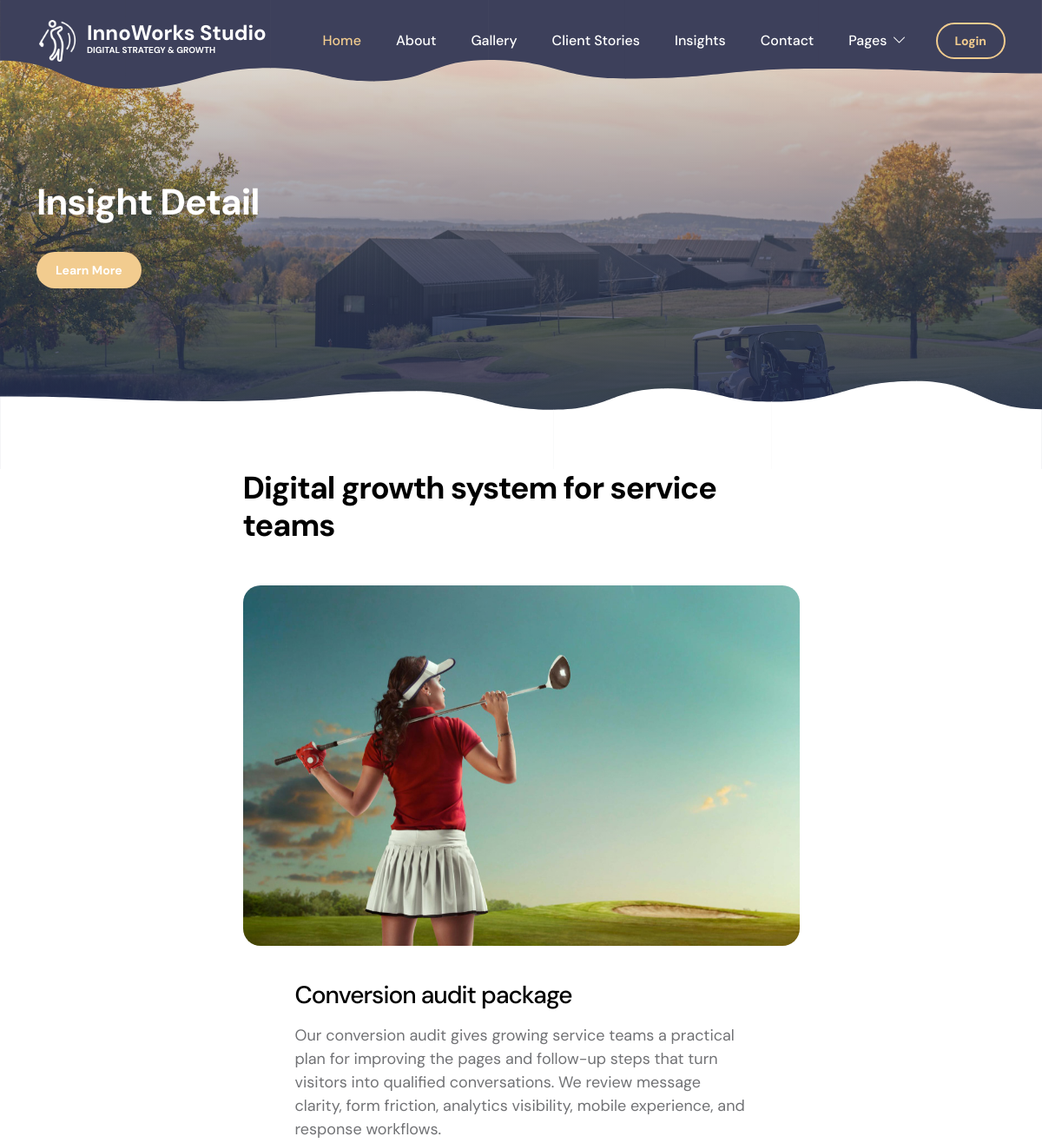
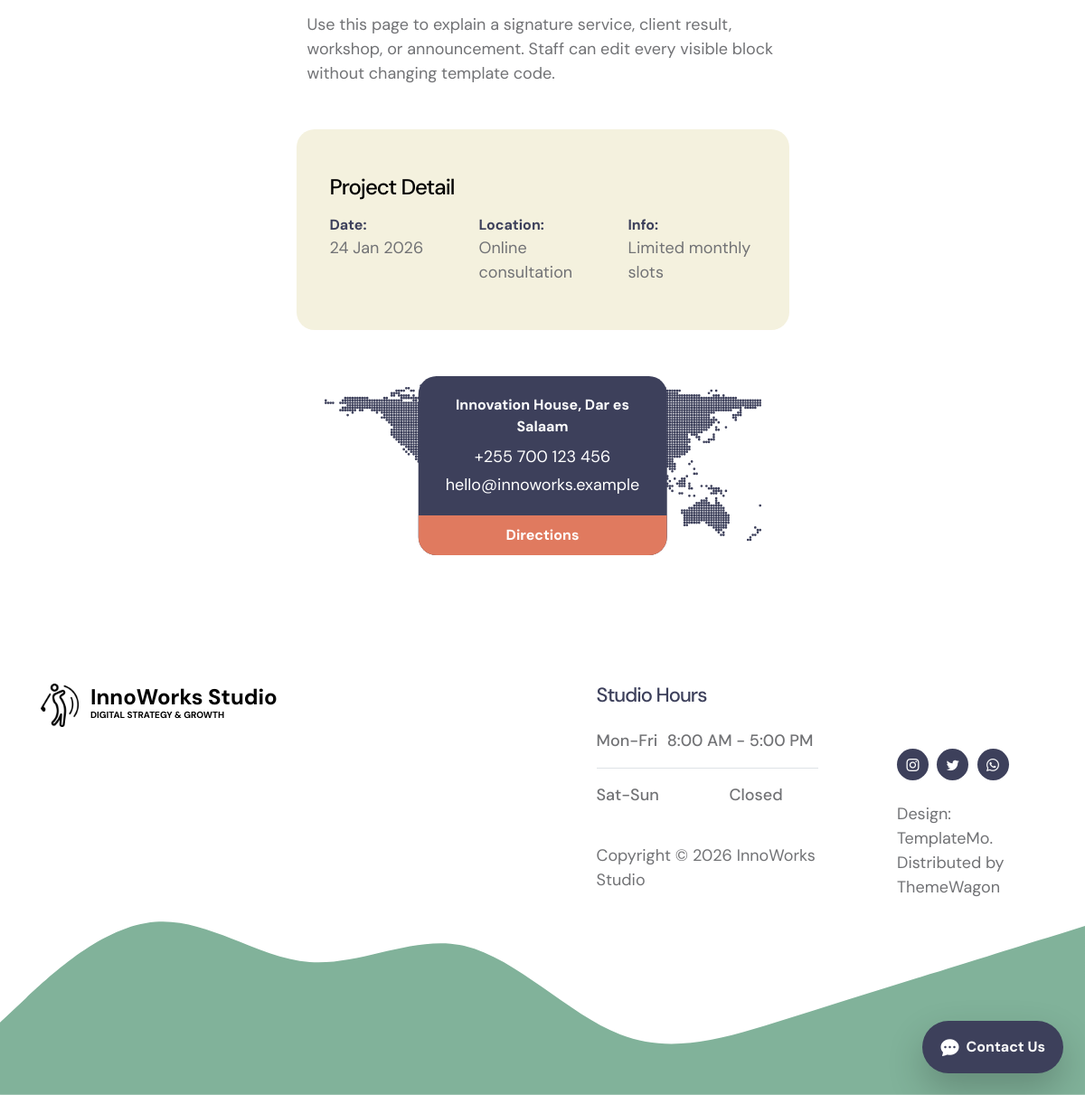
Screenshot of /details/ with the database file from the repository (2 pictures, top to bottom).
### innoapp/models.py (models this page shows, shortened)
class PageContent(models.Model):
    key = models.CharField(max_length=255, unique=True, null=True, blank=True)
    content = models.TextField(null=True, blank=True)

class EventInsight(models.Model):
    title = models.CharField(max_length=180)
    summary = models.TextField()
    body = models.TextField()
    day = models.CharField(max_length=8, blank=True)
    month = models.CharField(max_length=32, blank=True)
    date_text = models.CharField(max_length=80, blank=True)
    location = models.CharField(max_length=180, blank=True)
    info_label = models.CharField(max_length=80, default="Info:")
    info = models.CharField(max_length=180, blank=True)
    button_text = models.CharField(max_length=80, default="Learn More")
    image = models.ImageField(upload_to="media/events/", null=True, blank=True)
    sort_order = models.PositiveIntegerField(default=0)
    is_featured = models.BooleanField(default=False)
    is_active = models.BooleanField(default=True)
    class Meta:
        ordering = ("sort_order", "id")

class SocialLink(models.Model):
    name = models.CharField(max_length=120, unique=True, null=True, blank=True)
    url = models.URLField(null=True, blank=True)
    icon_class = models.CharField(max_length=120, null=True, blank=True)

### innoapp/views.py (the view)
# urls.py: path("details/", views.details, name="details"),
def details(request):
    context = _shared_context(request)
    context["active_page"] = "detail"
    return render(request, "event-detail.html", context)

### innoapp/views.py (called while the page is built)
def _media_payload(instance):
    return {
        "image_url": instance.image.url if instance and instance.image else "",
        "video_url": instance.video.url if instance and instance.video else "",
        "youtube_url": "",
        "youtube_embed_url": "",
    }

### innoapp/templates/event-detail.html (shortened to what this page needs)
{% extends "base.html" %}
{% load static %}
{% block content %}
    {% static 'images/professional-golf-player.jpg' as event_fallback %}
    {% static 'images/WorldMap.svg' as contact_map_fallback %}
    <section class="hero-section hero-50 d-flex justify-content-center align-items-center" id="section_1">
        <div class="section-overlay"></div>
        <div class="container">
            <div class="row">
                <div class="col-lg-7 col-12">
                    <h1 class="text-white mb-4 pb-2 editable" data-key="detail_page_title">{{ content.detail_page_title|default:"Insight Detail" }}</h1>
                    <a href="#section_2" class="btn custom-btn smoothscroll me-3 editable" data-key="detail_page_cta">{{ content.detail_page_cta|default:"Learn More" }}</a>
                </div>
            </div>
        </div>
    </section>
    <section class="events-section events-detail-section section-padding" id="section_2">
        <div class="container">
            <div class="row">
                <div class="col-lg-7 col-md-9 col-12 mx-auto">
                    <h2 class="mb-lg-5 mb-4 editable" data-key="detail_section_title">{{ content.detail_section_title|default:"Digital growth system for service teams" }}</h2>
                    {% if detail_event %}
                        <div class="custom-block-image-wrap">
                            <img src="{% if detail_event.image %}{{ detail_event.image.url }}{% else %}{{ event_fallback }}{% endif %}" class="custom-block-image img-fluid editable-image" alt="{{ detail_event.title }}" data-model="event" data-id="{{ detail_event.id }}" data-field="image">
                        </div>
                    {% endif %}
                    <div class="custom-block-info">
                        <h3 class="mb-3 editable" {% if detail_event %}data-model="event" data-id="{{ detail_event.id }}" data-field="title"{% else %}data-key="detail_intro_title"{% endif %}>{% if detail_event %}{{ detail_event.title }}{% else %}{{ content.detail_intro_title|default:"Clear websites, faster follow-up, better customer journeys" }}{% endif %}</h3>
                        <p class="editable" {% if detail_event %}data-model="event" data-id="{{ detail_event.id }}" data-field="body"{% else %}data-key="detail_intro_body"{% endif %}>{% if detail_event %}{{ detail_event.body }}{% else %}{{ content.detail_intro_body|default:"This featured insight shows how a focused digital improvement plan can help a business replace scattered tools with a landing page, lead capture flow, and simple reporting rhythm." }}{% endif %}</p>
                        <p class="editable" data-key="detail_intro_body_two">{{ content.detail_intro_body_two|default:"Use this page to explain a signature service, client result, workshop, or announcement. Staff can edit every visible block without changing template code." }}</p>
                        <div class="events-detail-info row my-5">
                            <div class="col-lg-12 col-12"><h4 class="mb-3 editable" data-key="detail_info_title">{{ content.detail_info_title|default:"Project Detail" }}</h4></div>
                            <div class="col-lg-4 col-12"><span class="custom-block-span editable" data-key="detail_date_label">{{ content.detail_date_label|default:"Date:" }}</span><p class="mb-0 editable" {% if detail_event %}data-model="event" data-id="{{ detail_event.id }}" data-field="date_text"{% else %}data-key="detail_page_title"{% endif %}>{% if detail_event %}{{ detail_event.date_text }}{% else %}Jan 2026{% endif %}</p></div>
                            <div class="col-lg-4 col-12 my-3 my-lg-0"><span class="custom-block-span editable" data-key="detail_location_label">{{ content.detail_location_label|default:"Location:" }}</span><p class="mb-0 editable" {% if detail_event %}data-model="event" data-id="{{ detail_event.id }}" data-field="location"{% else %}data-key="contact_location"{% endif %}>{% if detail_event %}{{ detail_event.location }}{% else %}{{ content.contact_location|default:"Remote delivery" }}{% endif %}</p></div>
                            <div class="col-lg-4 col-12"><span class="custom-block-span editable" data-key="detail_info_label">{{ content.detail_info_label|default:"Info:" }}</span><p class="mb-0 editable" {% if detail_event %}data-model="event" data-id="{{ detail_event.id }}" data-field="info"{% else %}data-key="detail_page_cta"{% endif %}>{% if detail_event %}{{ detail_event.info }}{% else %}Learn More{% endif %}</p></div>
                        </div>
                        <div class="contact-info">
                            <div class="contact-info-item">
                                <div class="contact-info-body">
                                    <strong class="editable" data-key="contact_location">{{ content.contact_location|default:"Innovation House, Dar es Salaam" }}</strong>
                                    <p class="mt-2 mb-1"><a href="tel:+255700123456" class="contact-link editable" data-key="contact_phone">{{ content.contact_phone|default:"+255 700 123 456" }}</a></p>
                                    <p class="mb-0"><a href="mailto:{{ content.contact_email|default:'hello@innoworks.example' }}" class="contact-link editable" data-key="contact_email">{{ content.contact_email|default:"hello@innoworks.example" }}</a></p>
                                </div>
                                <div class="contact-info-footer"><a href="#" class="editable" data-key="contact_directions">{{ content.contact_directions|default:"Directions" }}</a></div>
                            </div>
                        </div>
                    </div>
                </div>
            </div>
        </div>
    </section>
{% endblock %}

### innoapp/templates/partials/navbar.html (shortened to what this page needs)
{% load static %}
{% static 'images/logo.png' as logo_fallback %}
<nav class="navbar navbar-expand-lg">
    <div class="container">
        <a class="navbar-brand d-flex align-items-center" href="{% url 'homepage' %}">
            <img src="{% firstof media.site_logo.image_url logo_fallback %}" class="navbar-brand-image img-fluid editable-image" alt="logo" data-key="site_logo">
            <span class="navbar-brand-text">
                <span class="editable" data-key="site_brand">{{ content.site_brand|default:"InnoWorks Studio" }}</span>
                <small class="editable" data-key="site_tagline">{{ content.site_tagline|default:"Digital Strategy & Growth" }}</small>
            </span>
        </a>
        <div class="collapse navbar-collapse" id="navbarNav">
            <ul class="navbar-nav ms-lg-auto">
                <li class="nav-item"><a class="nav-link editable" href="{% url 'homepage' %}#section_1" data-key="nav_home">{{ content.nav_home|default:"Home" }}</a></li>
                <li class="nav-item"><a class="nav-link editable" href="{% url 'homepage' %}#section_2" data-key="nav_about">{{ content.nav_about|default:"About" }}</a></li>
                <li class="nav-item"><a class="nav-link editable" href="{% url 'homepage' %}#section_gallery" data-key="nav_gallery">{{ content.nav_gallery|default:"Gallery" }}</a></li>
                <li class="nav-item"><a class="nav-link editable" href="{% url 'homepage' %}#section_3" data-key="nav_membership">{{ content.nav_membership|default:"Client Stories" }}</a></li>
                <li class="nav-item"><a class="nav-link editable" href="{% url 'homepage' %}#section_4" data-key="nav_events">{{ content.nav_events|default:"Insights" }}</a></li>
                <li class="nav-item"><a class="nav-link editable" href="{% url 'homepage' %}#section_5" data-key="nav_contact">{{ content.nav_contact|default:"Contact" }}</a></li>
                <li class="nav-item dropdown">
                    <a class="nav-link dropdown-toggle editable" href="#" id="navbarLightDropdownMenuLink" role="button" data-bs-toggle="dropdown" aria-expanded="false" data-key="nav_pages">{{ content.nav_pages|default:"Pages" }}</a>
                </li>
            </ul>
            <div class="d-none d-lg-block ms-lg-3">
                {% if user.is_authenticated %}
                    <a class="btn custom-btn custom-border-btn editable" href="{% url 'logout' %}" data-key="logout_button">{{ content.logout_button|default:"Logout" }}</a>
                {% else %}
                    <a class="btn custom-btn custom-border-btn editable" data-bs-toggle="offcanvas" href="#offcanvasExample" role="button" aria-controls="offcanvasExample" data-key="login_button">{{ content.login_button|default:"Login" }}</a>
                {% endif %}
            </div>
        </div>
    </div>
</nav>

### innoapp/templates/partials/footer.html (shortened to what this page needs)
{% load static %}
{% static 'images/logo.png' as logo_fallback %}
<footer class="site-footer">
    <div class="container">
        <div class="row">
            <div class="col-lg-6 col-12 me-auto mb-5 mb-lg-0">
                <a class="navbar-brand d-flex align-items-center" href="{% url 'homepage' %}">
                    <img src="{% firstof media.site_logo.image_url logo_fallback %}" class="navbar-brand-image img-fluid editable-image" alt="logo" data-key="site_logo">
                    <span class="navbar-brand-text">
                        <span class="editable" data-key="site_brand">{{ content.site_brand|default:"InnoWorks Studio" }}</span>
                        <small class="editable" data-key="site_tagline">{{ content.site_tagline|default:"Digital Strategy & Growth" }}</small>
                    </span>
                </a>
            </div>
            <div class="col-lg-3 col-12">
                <h5 class="site-footer-title mb-4 editable" data-key="footer_join_title">{{ content.footer_join_title|default:"Studio Hours" }}</h5>
                <p class="d-flex border-bottom pb-3 mb-3 me-lg-3"><span class="editable" data-key="footer_weekday_label">{{ content.footer_weekday_label|default:"Mon-Fri" }}</span><span class="ms-auto editable" data-key="footer_weekday_hours">{{ content.footer_weekday_hours|default:"8:00 AM - 5:00 PM" }}</span></p>
                <p class="d-flex me-lg-3"><span class="editable" data-key="footer_weekend_label">{{ content.footer_weekend_label|default:"Sat-Sun" }}</span><span class="ms-auto editable" data-key="footer_weekend_hours">{{ content.footer_weekend_hours|default:"Closed" }}</span></p>
                <br>
                <p class="copyright-text editable" data-key="footer_copyright">{{ content.footer_copyright|default:"Copyright © 2026 InnoWorks Studio" }}</p>
            </div>
            <div class="col-lg-2 col-12 ms-auto">
                <h6 class="text-white editable" data-key="social_section_title">{{ content.social_section_title|default:"Follow Us" }}</h6>
                <ul class="social-icon mt-lg-5 mt-3 mb-4">
                    {% for social in socials %}
                        <li class="social-icon-item">
                            <a href="{{ social.url|default:'#' }}" class="social-icon-link {{ social.icon_class|default:'bi-link-45deg' }} editable-link" data-social-id="{{ social.id }}" data-name="{{ social.name|default:'' }}" data-url="{{ social.url|default:'' }}" data-icon="{{ social.icon_class|default:'' }}" title="{{ social.name|default:'' }}"></a>
                        </li>
                    {% empty %}
                        <li class="text-white editable" data-key="social_empty">{{ content.social_empty|default:"No social links configured." }}</li>
                    {% endfor %}
                </ul>
                <p class="copyright-text editable" data-key="footer_credit">{{ content.footer_credit|default:"Design: TemplateMo. Distributed by ThemeWagon" }}</p>
            </div>
        </div>
    </div>
</footer>

### innoapp/templates/partials/floating-contact.html (shortened to what this page needs)
<button type="button"
        class="floating-contact-button"
        data-bs-toggle="modal"
        data-bs-target="#floatingContactModal"
        aria-label="{{ content.floating_contact_button|default:'Contact Us' }}">
    <i class="bi-chat-dots-fill"></i>
    <span class="editable" data-key="floating_contact_button">
        {{ content.floating_contact_button|default:"Contact Us" }}
    </span>
</button>

### rows the page displays
PageContent: site_brand "InnoWorks Studio"
PageContent: site_tagline "DIGITAL STRATEGY & GROWTH"
PageContent: nav_home "Home"
PageContent: nav_about "About"
PageContent: nav_gallery "Gallery"
PageContent: nav_membership "Client Stories"
PageContent: nav_events "Insights"
PageContent: nav_contact "Contact"
PageContent: nav_pages "Pages"
PageContent: login_button "Login"
PageContent: detail_page_title "Insight Detail"
PageContent: detail_page_cta "Learn More"
PageContent: detail_section_title "Digital growth system for service teams"
EventInsight: title "Conversion audit package", body "Our conversion audit gives growing service teams a practical plan for improving the pages and follow-up steps that turn visitors into qualified conversations. We review message clarity, form friction, analytics visibility, mobile experience, and response workflows.", date_text "24 Jan 2026", location "Online consultation", info "Limited monthly slots"
PageContent: detail_intro_body_two "Use this page to explain a signature service, client result, workshop, or announcement. Staff can edit every visible block without changing template code."
PageContent: detail_info_title "Project Detail"
PageContent: detail_date_label "Date:"
PageContent: detail_location_label "Location:"
PageContent: detail_info_label "Info:"
PageContent: contact_location "Innovation House, Dar es Salaam"
PageContent: contact_phone "+255 700 123 456"
PageContent: contact_email "hello@innoworks.example"
PageContent: contact_directions "Directions"
PageContent: footer_join_title "Studio Hours"
PageContent: footer_weekday_label "Mon-Fri"
PageContent: footer_weekday_hours "8:00 AM - 5:00 PM"
PageContent: footer_weekend_label "Sat-Sun"
PageContent: footer_weekend_hours "Closed"
PageContent: footer_copyright "Copyright © 2026 InnoWorks Studio"
PageContent: footer_credit "Design: TemplateMo. Distributed by ThemeWagon"
PageContent: floating_contact_button "Contact Us"
